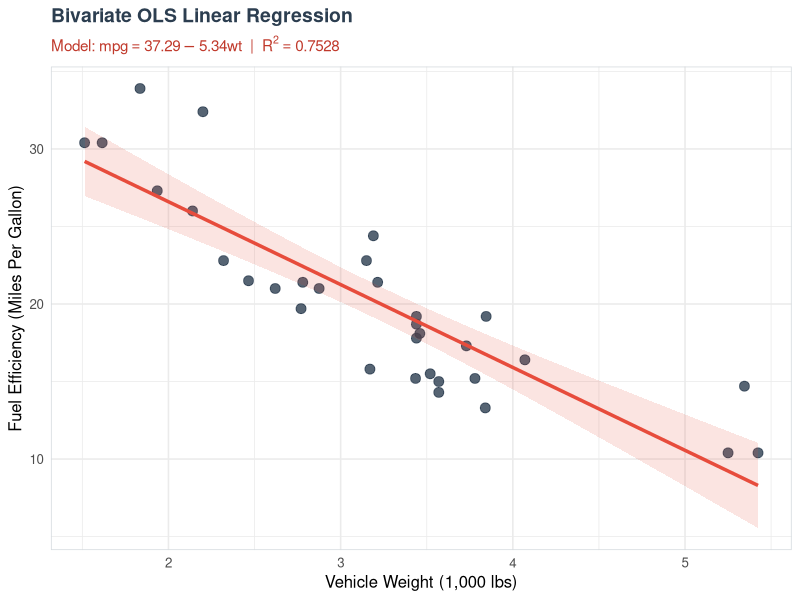
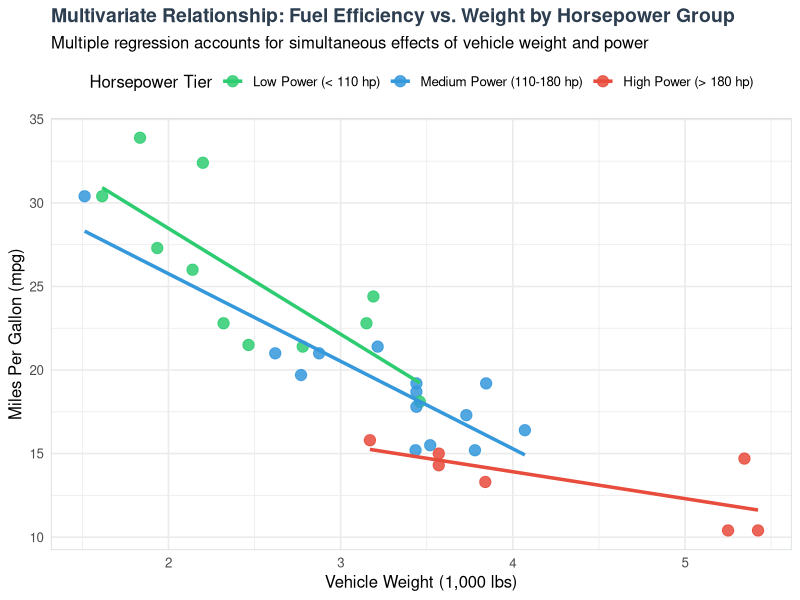
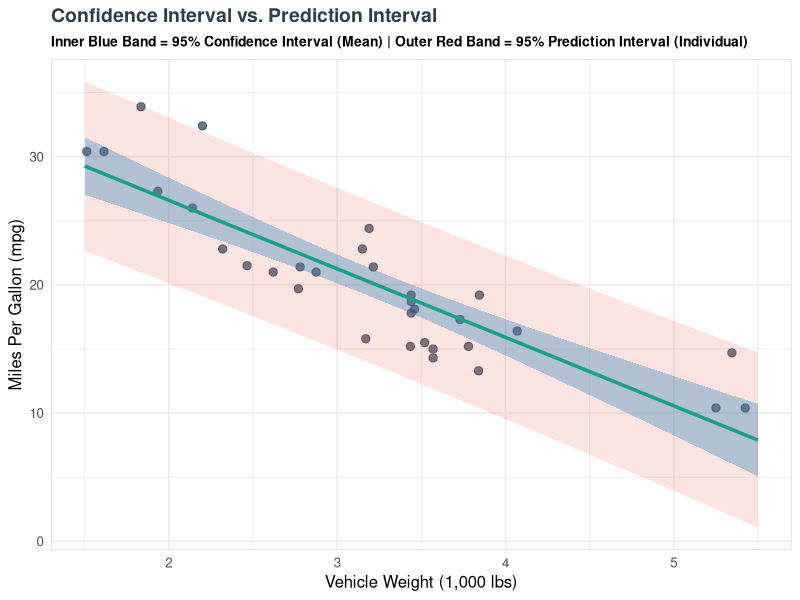
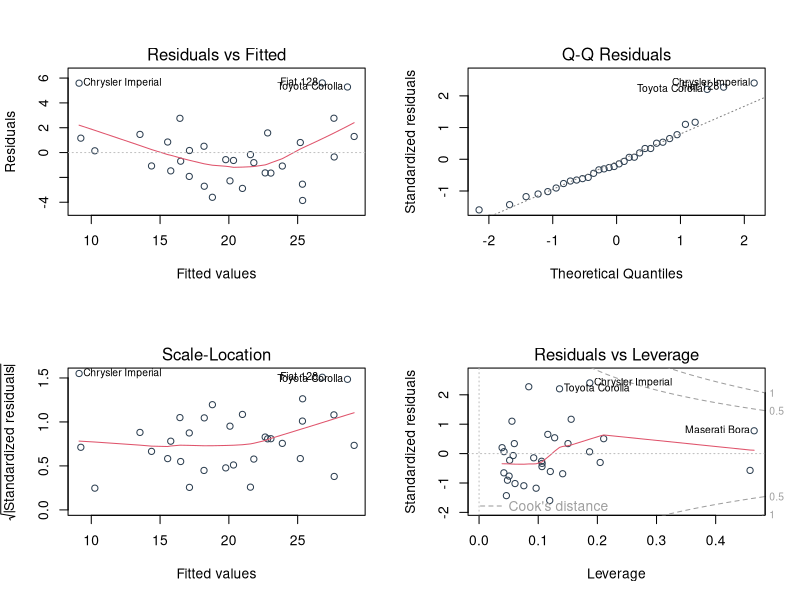

Reproduce these figures in R, in order.
## ---- chunk 1
#| echo: false
#| include: false
model_bivar <- lm(mpg ~ wt, data = mtcars)
model_mlr <- lm(mpg ~ wt + hp + qsec, data = mtcars)
## ---- chunk 2
#| echo: false
#| fig-width: 8
#| fig-height: 5
#| fig-cap: "Bivariate linear regression of Miles Per Gallon (mpg) on Vehicle Weight (wt)."

library(ggplot2)

ggplot(mtcars, aes(x = wt, y = mpg)) +
  geom_point(color = "#2c3e50", size = 3, alpha = 0.8) +
  geom_smooth(method = "lm", color = "#e74c3c", fill = "#e74c3c", alpha = 0.15, linewidth = 1.2) +
  labs(
    title = "Bivariate OLS Linear Regression",
    subtitle = expression(paste("Model: ", mpg == 37.29 - 5.34 * wt, "  |  ", R^2 == 0.7528)),
    x = "Vehicle Weight (1,000 lbs)",
    y = "Fuel Efficiency (Miles Per Gallon)"
  ) +
  theme_minimal(base_size = 12) +
  theme(
    plot.title = element_text(face = "bold", size = 14, color = "#2c3e50"),
    plot.subtitle = element_text(color = "#c0392b", size = 11, face = "bold"),
    panel.border = element_rect(color = "#d6dbdf", fill = NA)
  )
## ---- chunk 3
#| echo: false
#| fig-width: 9
#| fig-height: 5.5
#| fig-cap: "Visualizing multiple linear regression partial effects: Fuel Efficiency vs. Weight categorized by Engine Power."

# Create horsepower categories for visualization
mtcars_vis <- mtcars
mtcars_vis$hp_group <- factor(
  ifelse(mtcars_vis$hp < 110, "Low Power (< 110 hp)",
  ifelse(mtcars_vis$hp <= 180, "Medium Power (110-180 hp)", "High Power (> 180 hp)")),
  levels = c("Low Power (< 110 hp)", "Medium Power (110-180 hp)", "High Power (> 180 hp)")
)

ggplot(mtcars_vis, aes(x = wt, y = mpg, color = hp_group)) +
  geom_point(size = 3.5, alpha = 0.85) +
  geom_smooth(method = "lm", se = FALSE, linewidth = 1.2) +
  scale_color_manual(values = c("Low Power (< 110 hp)" = "#2ecc71", 
                               "Medium Power (110-180 hp)" = "#3498db", 
                               "High Power (> 180 hp)" = "#e74c3c")) +
  labs(
    title = "Multivariate Relationship: Fuel Efficiency vs. Weight by Horsepower Group",
    subtitle = "Multiple regression accounts for simultaneous effects of vehicle weight and power",
    x = "Vehicle Weight (1,000 lbs)",
    y = "Miles Per Gallon (mpg)",
    color = "Horsepower Tier"
  ) +
  theme_minimal(base_size = 12) +
  theme(
    plot.title = element_text(face = "bold", size = 14, color = "#2c3e50"),
    legend.position = "top",
    panel.border = element_rect(color = "#d6dbdf", fill = NA)
  )
## ---- chunk 4
#| echo: false
#| fig-width: 9
#| fig-height: 5.5
#| fig-cap: "Comparison of 95% Confidence Bands (Narrow) vs. 95% Prediction Bands (Wide) in Linear Regression."

# Generate sequence of weights
wt_seq <- data.frame(wt = seq(1.5, 5.5, length.out = 100))

# Obtain predictions with bivariate model for clear visualization
conf_bands <- predict(model_bivar, newdata = wt_seq, interval = "confidence")
pred_bands <- predict(model_bivar, newdata = wt_seq, interval = "prediction")

plot_data <- data.frame(
  wt = wt_seq$wt,
  fit = conf_bands[, "fit"],
  conf_lwr = conf_bands[, "lwr"],
  conf_upr = conf_bands[, "upr"],
  pred_lwr = pred_bands[, "lwr"],
  pred_upr = pred_bands[, "upr"]
)

ggplot() +
  # Raw data points
  geom_point(data = mtcars, aes(x = wt, y = mpg), color = "#2c3e50", size = 2.5, alpha = 0.7) +
  # Prediction interval ribbon (outer, wider)
  geom_ribbon(data = plot_data, aes(x = wt, ymin = pred_lwr, ymax = pred_upr), 
              fill = "#e74c3c", alpha = 0.15) +
  # Confidence interval ribbon (inner, narrower)
  geom_ribbon(data = plot_data, aes(x = wt, ymin = conf_lwr, ymax = conf_upr), 
              fill = "#2980b9", alpha = 0.35) +
  # Regression line
  geom_line(data = plot_data, aes(x = wt, y = fit), color = "#16a085", linewidth = 1.2) +
  labs(
    title = "Confidence Interval vs. Prediction Interval",
    subtitle = "Inner Blue Band = 95% Confidence Interval (Mean) | Outer Red Band = 95% Prediction Interval (Individual)",
    x = "Vehicle Weight (1,000 lbs)",
    y = "Miles Per Gallon (mpg)"
  ) +
  theme_minimal(base_size = 12) +
  theme(
    plot.title = element_text(face = "bold", size = 14, color = "#2c3e50"),
    plot.subtitle = element_text(size = 10, face = "bold"),
    panel.border = element_rect(color = "#d6dbdf", fill = NA)
  )
## ---- chunk 5
#| echo: false
#| fig-width: 9
#| fig-height: 7
#| fig-cap: "Diagnostic plots for checking classical linear regression model assumptions."

par(mfrow = c(2, 2))
plot(model_mlr, col = "#2c3e50")
par(mfrow = c(1, 1))
